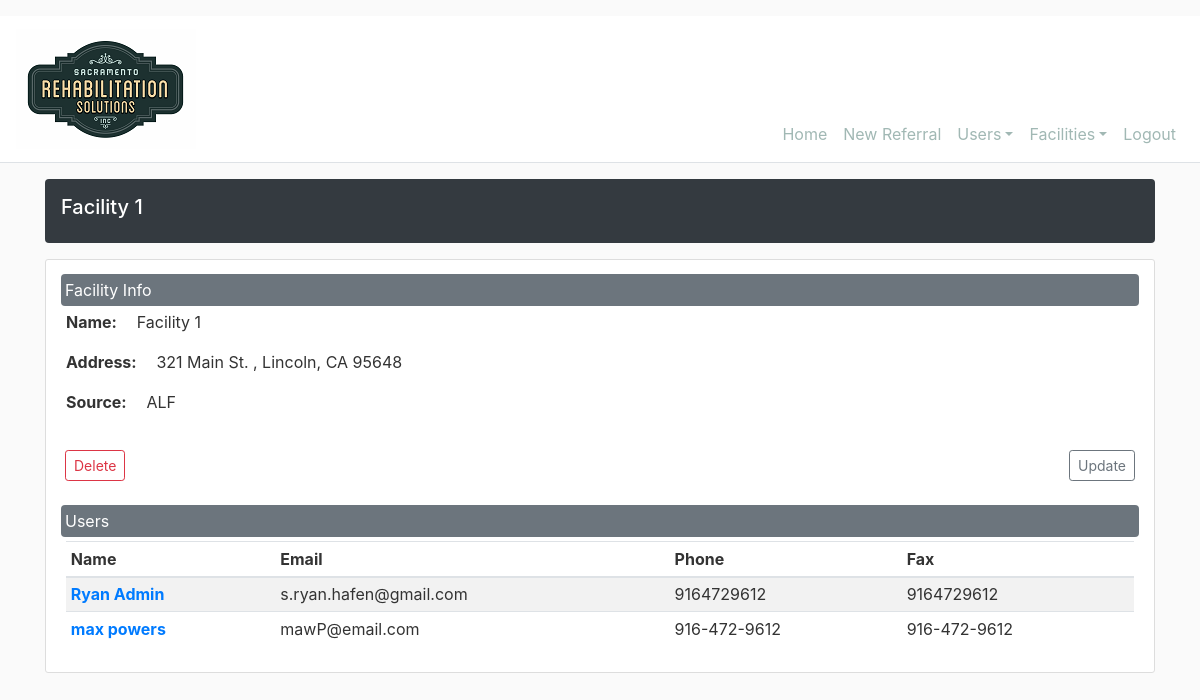
Before: /facility/1 (signed in) with the older database file.
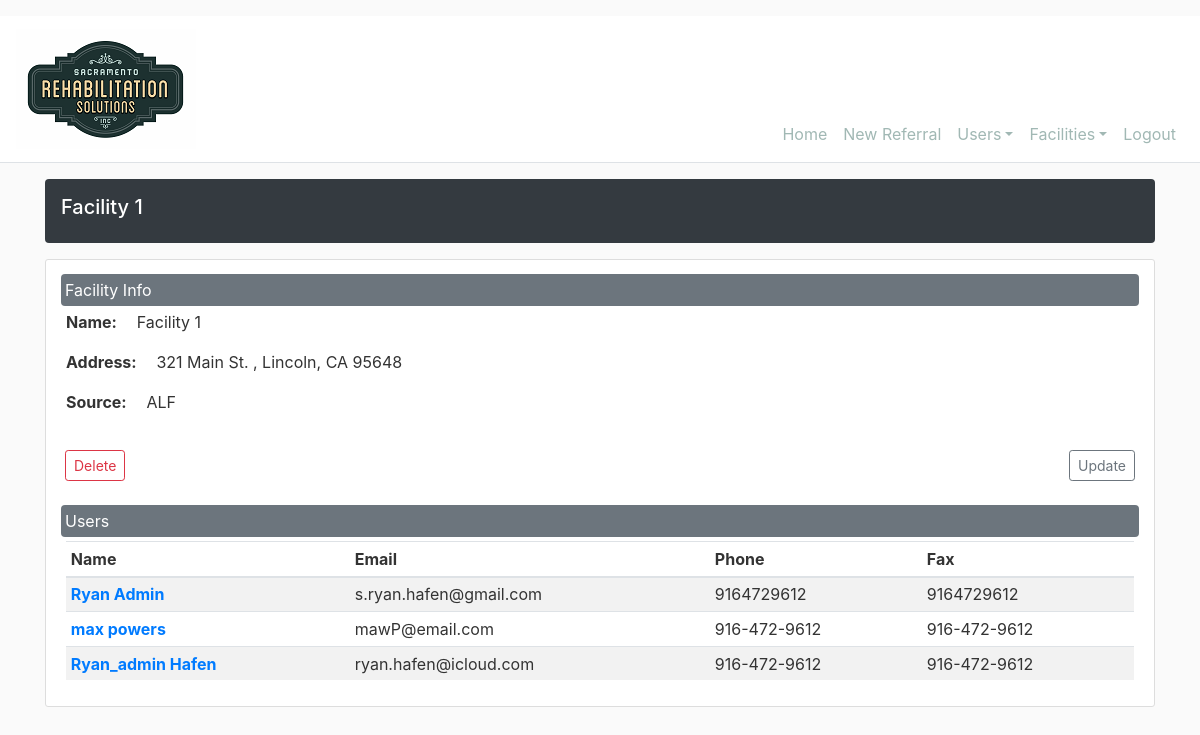
After: the same page with the newer database file.
### srs_intake/models.py (models this page shows, shortened)
class User(db.Model, UserMixin):
    id = db.Column(db.Integer, primary_key=True)
    firstname = db.Column(db.String(20), nullable=True)
    lastname = db.Column(db.String(20), nullable=True)
    email = db.Column(db.String(120), unique=True, nullable=True)
    phone = db.Column(db.String(20), nullable=True)
    fax = db.Column(db.String(20), nullable=True)
    role = db.Column(db.String(20), nullable=True)
    password = db.Column(db.String(60), nullable=True)
    facility_id = db.Column(db.Integer, db.ForeignKey('facility.id'), nullable=True)
    facility = db.relationship('Facility', backref='submitter', lazy=True)

### srs_intake/facilities/routes.py (the view)
@facilities.route("/facility/<int:facility_id>")
@login_required
def facility(facility_id):
    facility = Facility.query.get_or_404(facility_id)
    return render_template('facilities/facility.html', title=f"{facility.name}", facility=facility)

### srs_intake/models.py (called while the page is built)
@login_manager.user_loader
def load_user(user_id):
    return User.query.get(int(user_id))

### srs_intake/templates/facilities/facility.html (shortened to what this page needs)
{% extends "layout.html" %}
{% block content %}
    <div class="d-flex align-items-center p-3 my-3 text-white bg-dark rounded shadow-sm">
        <div class="lh-100">
            <h5 class="lh-100">
                {{ title }}
            </h5>
        </div>
    </div>
    <div class="row">
        <div class="col-md-12">
            <div class="content-section">
                <div class="form-group">
                    <div class="form-row">
                        <legend class="col-form-label col-md-12 p-1 my-1 text-white bg-secondary rounded shadow-sm">Facility Info</legend>
                    </div>
                    <div class="form-row">
                        <div class="form-group col-md-6">
                            <span class="font-weight-bold pr-3">Name: </span>{{ facility.name }}
                        </div>
                    </div>
                    <div class="form-row">
                        <div class="form-group col-md-4">
                            <span class="font-weight-bold pr-3">Address: </span>{{ facility.address1 }} {{ facility.address2 }}, {{ facility.city }}, {{ facility.state }} {{ facility.zip_code }}
                        </div>
                    </div>
                    <div class="form-row">
                        <div class="form-group col-md-4">
                            <span class="font-weight-bold pr-3">Source: </span>{{ facility.source.upper() }}
                        </div>
                    </div>
                </div>
                <div class="form-row d-flex justify-content-between">
                    <div class="form-group d-flex justify-content-start">
                        <button type="button" class="btn btn-outline-danger btn-sm m-1" data-toggle="modal" data-target="#deleteModal">Delete</button>
                    </div>
                    <div class="form-group d-flex justify-content-end">
                        <a class="btn btn-outline-secondary btn-sm m-1" href="{{ url_for('facilities.update_facility',facility_id=facility.id) }}">Update</a>
                    </div>
                </div>
                <div class="form-row">
                    <legend class="col-form-label col-md-12 p-1 my-1 text-white bg-secondary rounded shadow-sm">Users</legend>
                </div>
                <table Class="table table-striped table-sm">
                    <thead>
                        <tr>
                            <th scope="col">Name</th>
                            <th scope="col">Email</th>
                            <th scope="col">Phone</th>
                            <th scope="col">Fax</th>
                        </tr>
                    </thead>
                    <tbody>
                        {% for user in facility.submitter %}
                        <tr>
                            <th scope="col"><a href="{{ url_for('users.user', user_id=user.id)}}">{{ user.firstname }} {{ user.lastname }}</a></th>
                            <td>{{ user.email}}</td>
                            <td>{{ user.phone }}</td>
                            <td>{{ user.fax }}</td>
                        </tr>
                        {% endfor %}
                    </tbody>
                </table>
            </div>
        </div>
    </div>
{% endblock content %}

Changed rows visible on the page:
added User: firstname "Ryan_admin", lastname "Hafen", email "ryan.hafen@icloud.com", phone "916-472-9612", fax "916-472-9612"
